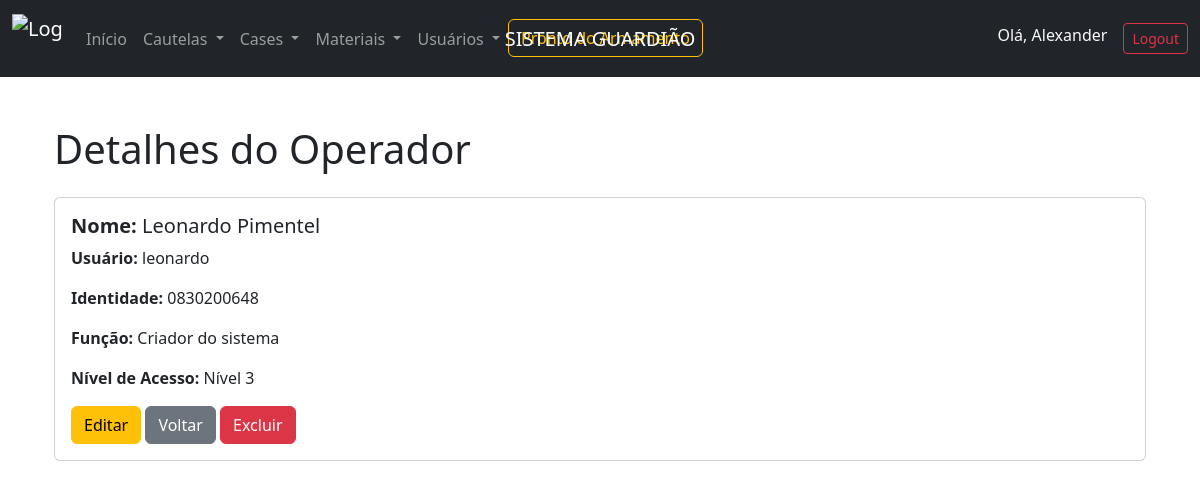
The page /operadores/visualizar/1/ (signed in) on the database its author committed.
### guardiao/models.py (models this page shows, shortened)
class Operador(models.Model):
    user = models.OneToOneField(User, on_delete=models.CASCADE)
    nome = models.CharField(max_length=100)
    identidade = models.CharField(max_length=20)
    funcao = models.CharField(max_length=100, null=True, blank=True)
    nivel_acesso = models.IntegerField(
        choices=[(1, 'Nível 1'), (2, 'Nível 2'), (3, 'Nível 3')], default=1)

### guardiao/views.py (the view)
@login_required
@nivel_acesso_minimo(3)
def visualizar_operador(request, operador_id):
    operador = get_object_or_404(Operador, id=operador_id)
    return render(request, 'visualizar_operador.html', {'operador': operador})

### guardiao/templates/visualizar_operador.html (shortened to what this page needs)
{% extends 'base.html' %}
{% load static %}
{% block navbar %}
    {% if user.operador.nivel_acesso == 2 %}
    {% include 'navbar_2.html' %}
    {% elif user.operador.nivel_acesso == 1 %}
    {% include 'navbar_1.html' %}
    {% else %}
    {% include 'navbar.html' %}
    {% endif %}
{% endblock %}
{% block content %}
<div class="container mt-5">
    <h1 class="mb-4">Detalhes do Operador</h1>
    <div class="card p-3">
        <div class="row">
            <div class="col-md-8">
                <h5><strong>Nome:</strong> {{ operador.nome }}</h5>
                <p><strong>Usuário:</strong> {{ operador.user.username }}</p>
                <p><strong>Identidade:</strong> {{ operador.identidade }}</p>
                <p><strong>Função:</strong> {{ operador.funcao|default:"Não informado" }}</p>
                <p><strong>Nível de Acesso:</strong> {{ operador.get_nivel_acesso_display }}</p>
                <div class="mt-3">
                    <a href="{% url 'editar_operador' operador.id %}" class="btn btn-warning">Editar</a>
                    <a href="{% url 'listar_operadores' %}" class="btn btn-secondary">Voltar</a>
                    <form method="POST" action="{% url 'excluir_operador' operador.id %}" class="d-inline">
                        <button type="submit" class="btn btn-danger">Excluir</button>
                    </form>
                </div>
            </div>
        </div>
    </div>
</div>
{% endblock %}

### guardiao/templates/navbar.html (shortened to what this page needs)
{% load static %}
<nav class="navbar navbar-expand-lg navbar-dark bg-dark">
    <div class="container-fluid">
        <a class="navbar-brand" href="/">
            <img src="{% static 'images/logo.png' %}" alt="Logo Guardião" width="50" height="50" class="d-inline-block align-text-top">
        </a>
        <span class="navbar-brand navbar-brand-center">SISTEMA GUARDIÃO</span>
        <div class="collapse navbar-collapse" id="navbarNav">
            <ul class="navbar-nav me-auto">
                <li class="nav-item">
                    <a class="nav-link" href="{% url 'listar_prontos' %}">Início</a>
                </li>
                <li class="nav-item dropdown">
                    <a class="nav-link dropdown-toggle" href="#" id="emprestimosDropdown" role="button" data-bs-toggle="dropdown" aria-expanded="false">
                        Cautelas
                    </a>
                </li>
                <li class="nav-item dropdown">
                    <a class="nav-link dropdown-toggle" href="#" id="casesDropdown" role="button" data-bs-toggle="dropdown" aria-expanded="false">
                        Cases
                    </a>
                </li>
                <li class="nav-item dropdown">
                    <a class="nav-link dropdown-toggle" href="#" id="materiaisDropdown" role="button" data-bs-toggle="dropdown" aria-expanded="false">
                        Materiais
                    </a>
                </li>
                <li class="nav-item dropdown">
                    <a class="nav-link dropdown-toggle" href="#" id="usuariosDropdown" role="button" data-bs-toggle="dropdown" aria-expanded="false">
                        Usuários
                    </a>
                </li>
                <li class="nav-item">
                    <a href="{% url 'pronto_armamento' %}" class="btn btn-outline-warning me-2">Pronto do Armamento</a>
                </li>
            </ul>
            <ul class="navbar-nav">
                {% if user.is_authenticated %}
                    <li class="nav-item">
                        <span class="navbar-text text-light me-3">Olá, {{ user.operador.nome }}</span>
                    </li>
                    <li class="nav-item">
                        <a class="btn btn-outline-danger btn-sm" href="{% url 'logout' %}">Logout</a>
                    </li>
                {% else %}
                    <li class="nav-item">
                        <a class="btn btn-outline-success btn-sm" href="{% url 'login' %}">Login</a>
                    </li>
                {% endif %}
            </ul>
        </div>
    </div>
</nav>

### guardiao/templates/base.html (style rules this page uses)
.navbar-brand-center { position: absolute; left: 50%; transform: translateX(-50%); }

### rows shown on the page
Operador: nome "Leonardo Pimentel", user.username "leonardo", identidade "0830200648", funcao "Criador do sistema", nivel_acesso "Nível 3"

### other values the page prints
{{ user.operador.nome }} "Alexander"
